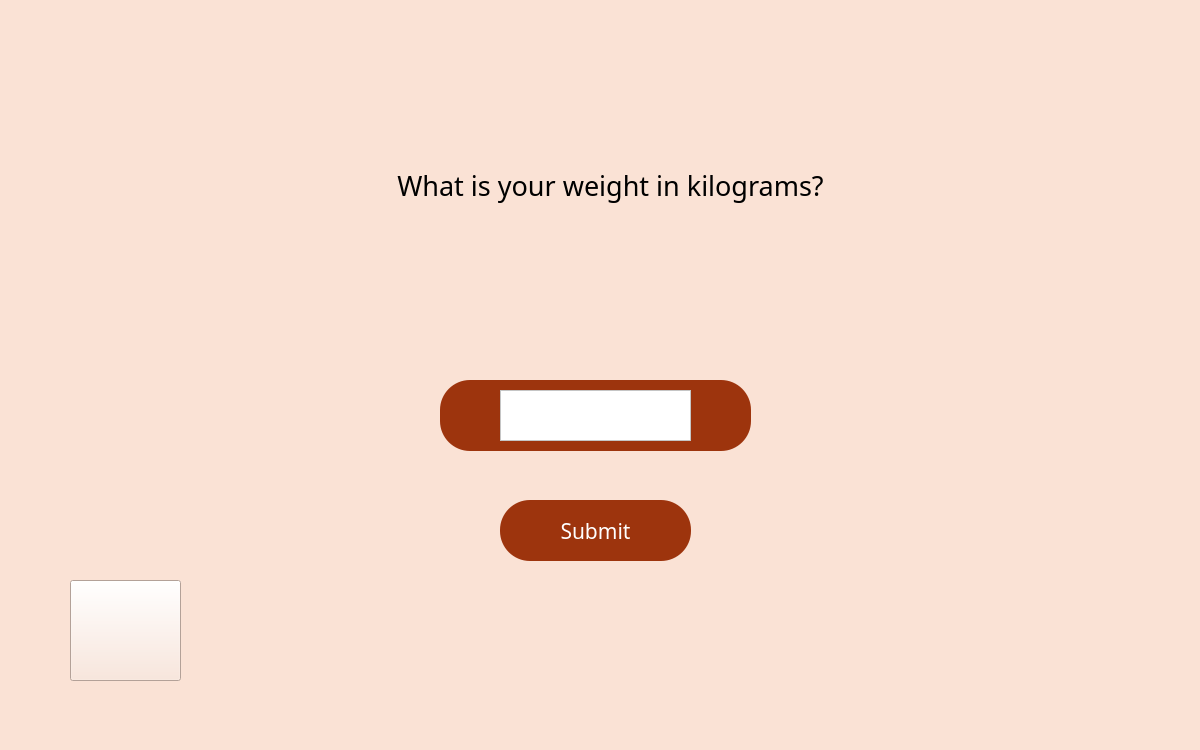
<?xml version="1.0" encoding="UTF-8"?>
<ui version="4.0">
 <class>MainWindow</class>
 <widget class="QMainWindow" name="MainWindow">
  <property name="geometry">
   <rect>
    <x>0</x>
    <y>0</y>
    <width>1200</width>
    <height>750</height>
   </rect>
  </property>
  <property name="windowTitle">
   <string>MainWindow</string>
  </property>
  <property name="styleSheet">
   <string notr="true">background-color: rgb(250, 226, 213);</string>
  </property>
  <widget class="QWidget" name="centralwidget">
   <widget class="QLabel" name="label">
    <property name="geometry">
     <rect>
      <x>10</x>
      <y>0</y>
      <width>331</width>
      <height>131</height>
     </rect>
    </property>
    <property name="styleSheet">
     <string notr="true">border-image: url(:/images/logo.png);</string>
    </property>
    <property name="text">
     <string/>
    </property>
   </widget>
   <widget class="QPushButton" name="pushButton_2">
    <property name="geometry">
     <rect>
      <x>440</x>
      <y>380</y>
      <width>311</width>
      <height>71</height>
     </rect>
    </property>
    <property name="font">
     <font>
      <pointsize>40</pointsize>
     </font>
    </property>
    <property name="styleSheet">
     <string notr="true">border-radius: 30px;
background-color: rgb(157,52,13);
color:rgb(255,255,255);</string>
    </property>
    <property name="text">
     <string/>
    </property>
   </widget>
   <widget class="QLabel" name="label_2">
    <property name="geometry">
     <rect>
      <x>180</x>
      <y>140</y>
      <width>861</width>
      <height>91</height>
     </rect>
    </property>
    <property name="font">
     <font>
      <family>더잠실 4 Medium</family>
      <pointsize>20</pointsize>
     </font>
    </property>
    <property name="text">
     <string>What is your weight in kilograms?</string>
    </property>
    <property name="alignment">
     <set>Qt::AlignCenter</set>
    </property>
   </widget>
   <widget class="QTextEdit" name="text_weight">
    <property name="geometry">
     <rect>
      <x>500</x>
      <y>390</y>
      <width>191</width>
      <height>51</height>
     </rect>
    </property>
    <property name="font">
     <font>
      <family>더잠실 2 Light</family>
      <pointsize>16</pointsize>
     </font>
    </property>
    <property name="styleSheet">
     <string notr="true">background-color: rgb(255, 255, 255);</string>
    </property>
    <property name="verticalScrollBarPolicy">
     <enum>Qt::ScrollBarAlwaysOff</enum>
    </property>
    <property name="horizontalScrollBarPolicy">
     <enum>Qt::ScrollBarAlwaysOff</enum>
    </property>
    <property name="html">
     <string>&lt;!DOCTYPE HTML PUBLIC &quot;-//W3C//DTD HTML 4.0//EN&quot; &quot;http://www.w3.org/TR/REC-html40/strict.dtd&quot;&gt;
&lt;html&gt;&lt;head&gt;&lt;meta name=&quot;qrichtext&quot; content=&quot;1&quot; /&gt;&lt;style type=&quot;text/css&quot;&gt;
p, li { white-space: pre-wrap; }
&lt;/style&gt;&lt;/head&gt;&lt;body style=&quot; font-family:'더잠실 2 Light'; font-size:16pt; font-weight:400; font-style:normal;&quot;&gt;
&lt;p align=&quot;center&quot; style=&quot;-qt-paragraph-type:empty; margin-top:0px; margin-bottom:0px; margin-left:0px; margin-right:0px; -qt-block-indent:0; text-indent:0px; font-family:'Gulim'; font-size:36pt;&quot;&gt;&lt;br /&gt;&lt;/p&gt;&lt;/body&gt;&lt;/html&gt;</string>
    </property>
   </widget>
   <widget class="QPushButton" name="button_back">
    <property name="geometry">
     <rect>
      <x>70</x>
      <y>580</y>
      <width>111</width>
      <height>101</height>
     </rect>
    </property>
    <property name="styleSheet">
     <string notr="true">border-image: url(:/images/arrow.png);</string>
    </property>
    <property name="text">
     <string/>
    </property>
   </widget>
   <widget class="QPushButton" name="button_submit">
    <property name="geometry">
     <rect>
      <x>500</x>
      <y>500</y>
      <width>191</width>
      <height>61</height>
     </rect>
    </property>
    <property name="font">
     <font>
      <family>더잠실 2 Light</family>
      <pointsize>16</pointsize>
     </font>
    </property>
    <property name="styleSheet">
     <string notr="true">border-radius: 30px;
background-color: rgb(157,52,13);
color:rgb(255,255,255);</string>
    </property>
    <property name="text">
     <string>Submit</string>
    </property>
   </widget>
  </widget>
  <widget class="QMenuBar" name="menubar">
   <property name="geometry">
    <rect>
     <x>0</x>
     <y>0</y>
     <width>1200</width>
     <height>38</height>
    </rect>
   </property>
  </widget>
  <widget class="QStatusBar" name="statusbar"/>
 </widget>
 <resources>
  <include location="Resource_1.qrc"/>
 </resources>
 <connections/>
</ui>
